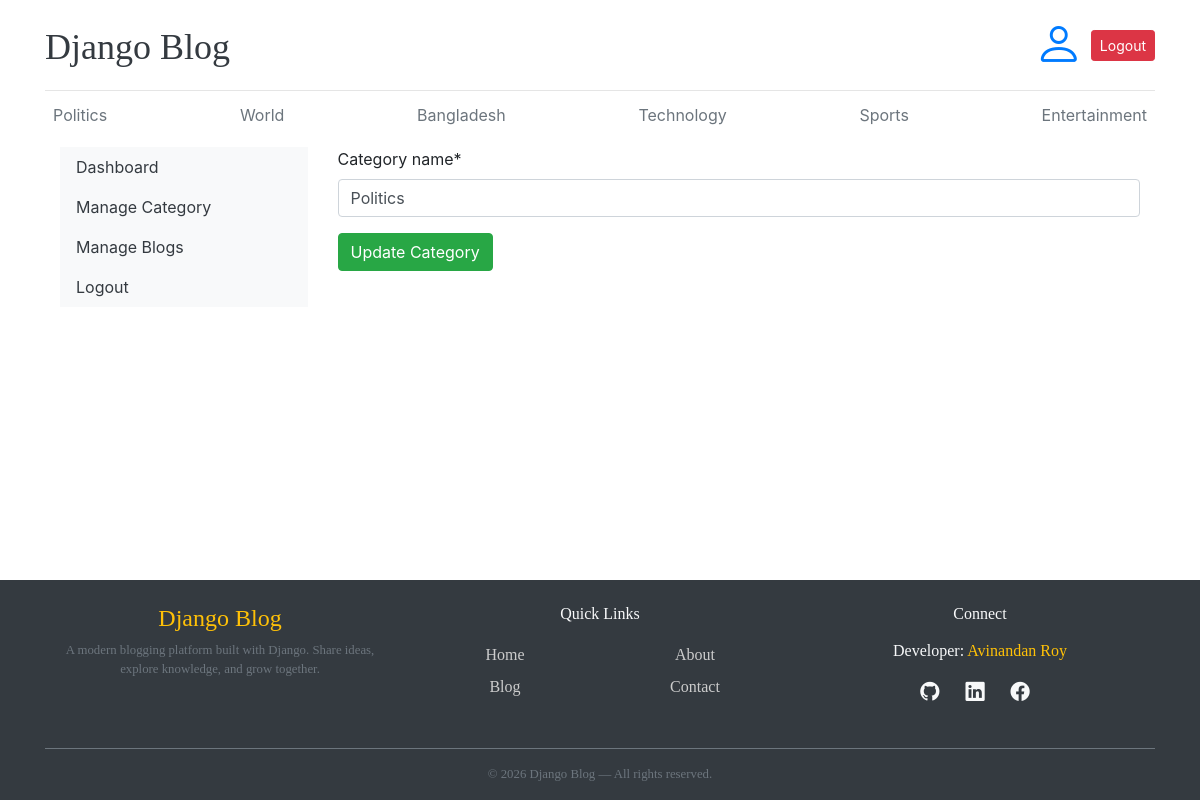
Screenshot of /dashboard/edit_category/Politics/ (signed in) with the database file from the repository.
### blogs/models.py (models this page shows, shortened)
class Category(models.Model):
    category_name = models.CharField(max_length= 100 , unique= True)
    created_at = models.DateTimeField(auto_now_add= True)
    updated_at = models.DateTimeField(auto_now= True)
    class Meta:
        verbose_name = 'Category'
        verbose_name_plural = 'Categories'

### dashboard/views.py (the view)
# urls.py: path('edit_category/<str:category_name>/',views.edit_category ,name='edit_category'),
@login_required(login_url="login")
def edit_category(req, category_name):
    category = get_object_or_404(Category , category_name = category_name)
    if req.method == 'POST':
        form =CategoryForm(req.POST, instance= category)
        if form.is_valid():
            form.save()
            return redirect("view_category")
    form =CategoryForm(instance= category)
    context ={
        "form": form ,
        "category" : category ,
    }
    return render(req, "dashboard/edit_category.html" , context)

### dashboard/forms.py
class CategoryForm(forms.ModelForm):
    class Meta:
        model = Category
        fields = '__all__'

### blogs/context_processors.py (called while the page is built)
def get_categories(request):
    categories = Category.objects.all()
    return dict( categories = categories )

def get_social_Links(request):
    social_links = Social_Media_Link.objects.all()
    return dict(social_links = social_links)

### templates/dashboard/edit_category.html (shortened to what this page needs)
{% extends 'base.html' %}
{% block content %}
  {% load crispy_forms_tags %}
  <div class="container-fluid">
    <div class="row">
      {% include 'dashboard/sidebar.html' %}
      <div class="col-md-9">
        <form action="{% url 'edit_category' category.category_name %}" method="POST">
          {{ form|crispy }}
          <button class="btn btn-success">Update Category</button>
        </form>
      </div>
    </div>
  </div>
{% endblock %}

### templates/base.html (shortened to what this page needs)
{% load static %}
<!DOCTYPE html>
<html lang="en">
  <head>
    <link href="https://getbootstrap.com/docs/4.0/dist/css/bootstrap.min.css" rel="stylesheet" />
    <link href="https://cdn.jsdelivr.net/npm/bootstrap-icons@1.11.3/font/bootstrap-icons.css" rel="stylesheet" />
    <link rel="stylesheet" href="{% static 'css/blog.css' %}" />
  </head>
  <body>
    <div class="content-wrapper">
      <div class="container">
        <header class="blog-header py-3">
          <div class="row flex-nowrap justify-content-between align-items-center">
            <div class="col-8 pt-1">
              <a class="blog-header-logo text-dark" href="/">Django Blog</a>
            </div>
            <div class="col-4 d-flex justify-content-end align-items-center">
              {% if not user.is_authenticated %}
                <a class="btn btn-sm btn-warning" href="{% url 'login' %}">Login</a> &nbsp;
                <a class="btn btn-sm btn-outline-secondary" href="{% url 'register' %}">Register</a>
              {% else %}
                <a href="{% url 'dashboard' %}"><i class="bi bi-person pr-2 display-4 fw-bold"></i></a>
                <a class="btn btn-sm btn-danger" href="{% url 'logout' %}">Logout</a>
              {% endif %}
            </div>
          </div>
        </header>
        <div class="nav-scroller py-1 mb-2">
          <nav class="nav d-flex justify-content-between">
            {% for category in categories %}
              {% if category %}
                <a class="p-2 text-muted" href="{% url 'post_by_category' category.id %}">{{ category.category_name }}</a>
              {% endif %}
            {% endfor %}
          </nav>
        </div>
        {% block content %}
        {% endblock %}
      </div>
    </div>
    <footer class="footer bg-dark text-light pt-4 pb-3 mt-5">
      <div class="container">
        <div class="row text-center text-md-start">
          <div class="col-12 col-md-4 mb-4">
            <h4 class="fw-bold text-warning">Django Blog</h4>
            <p class="small text-muted px-2 px-md-0">A modern blogging platform built with Django. Share ideas, explore knowledge, and grow together.</p>
          </div>
          <div class="col-12 col-md-4 mb-4">
            <h6 class="fw-semibold mb-3">Quick Links</h6>
            <div class="row">
              <div class="col-6">
                <a href="/" class="footer-link py-1 d-block">Home</a>
                <a href="#" class="footer-link py-1 d-block">Blog</a>
              </div>
              <div class="col-6">
                <a href="#" class="footer-link py-1 d-block">About</a>
                <a href="#" class="footer-link py-1 d-block">Contact</a>
              </div>
            </div>
          </div>
          <div class="col-12 col-md-4 mb-4">
            <h6 class="fw-semibold mb-3">Connect</h6>
            <p>
              Developer:
              <a href="#" class="text-warning text-decoration-none fw-semibold">Avinandan Roy</a>
            </p>
            <div class="d-flex justify-content-center justify-content-md-center gap-3 mt-2">
              <a href="#" class="footer-icon text-light mx-2"><i class="bi bi-github"></i></a>
              <a href="#" class="footer-icon text-light mx-2"><i class="bi bi-linkedin"></i></a>
              <a href="#" class="footer-icon text-light mx-2"><i class="bi bi-facebook"></i></a>
            </div>
          </div>
        </div>
        <hr class="border-secondary my-3" />
        <div class="text-center small text-muted px-2">© 2026 Django Blog — All rights reserved.</div>
      </div>
    </footer>
  </body>
</html>

### static/css/blog.css (style rules this page uses)
.blog-header { border-bottom: 1px solid #e5e5e5; }
.blog-header-logo { font-family: "Playfair Display", Georgia, "Times New Roman", serif; font-size: 2.25rem; }
h1, h2, h3, h4, h5, h6 { font-family: "Playfair Display", Georgia, "Times New Roman", serif; }
.display-4 { font-size: 2.5rem; }
@media (min-width: 768px) { .display-4 { font-size: 3rem; } }
.footer { font-family: "Playfair Display", Georgia, "Times New Roman", serif; }
.footer-link { color: #ccc; text-decoration: none; }
.footer-icon { font-size: 1.4rem; padding-right: 10px; color: #ccc; font-size: 1.2rem; }

### templates/base.html (style rules this page uses)
body { min-height: 100vh; display: flex; flex-direction: column; }
.content-wrapper { flex: 1 0 auto; }
footer { flex-shrink: 0; }

### rows the page displays
Category: category_name "Politics"
Category: category_name "World"
Category: category_name "Bangladesh"
Category: category_name "Technology"
Category: category_name "Sports"
Category: category_name "Entertainment"
